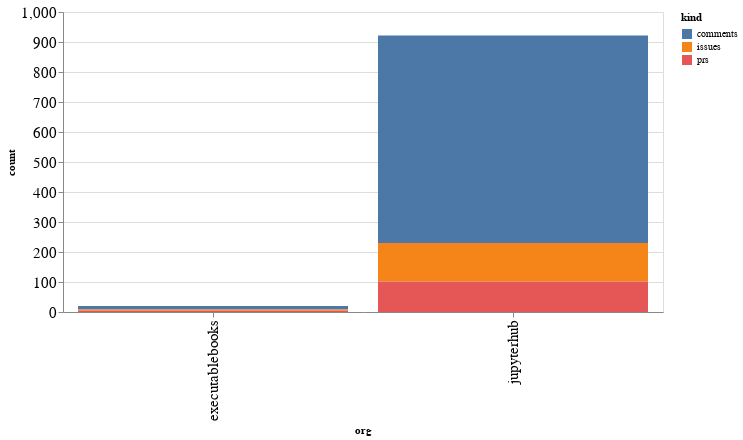

Notebook code for this chart:
### Code cell
alt.Chart(org_summaries, width=600).mark_bar().encode(
    x='org',
    y='count',
    color='kind',
    tooltip="org"
)

### Figure 1 — Vega-Lite specification as saved in the notebook (floating-point values rounded to 4 significant figures)
{"config": {"axisLeft": {"labelFontSize": 15}, "axisBottom": {"labelFontSize": 15}}, "data": {"name": "data-9207f3dee433102856c860369c78505e"}, "mark": "bar", "encoding": {"color": {"type": "nominal", "field": "kind"}, "tooltip": {"type": "nominal", "field": "org"}, "x": {"type": "nominal", "field": "org"}, "y": {"type": "quantitative", "field": "count"}}, "width": 600, "$schema": "https://vega.github.io/schema/vega-lite/v4.8.1.json", "datasets": {"data-9207f3dee433102856c860369c78505e": [{"org": "executablebooks", "kind": "comments", "count": 12}, {"org": "executablebooks", "kind": "issues", "count": 4}, {"org": "executablebooks", "kind": "prs", "count": 4}, {"org": "jupyterhub", "kind": "comments", "count": 692}, {"org": "jupyterhub", "kind": "issues", "count": 128}, {"org": "jupyterhub", "kind": "prs", "count": 102}]}}
